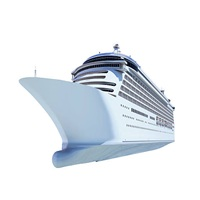
#> input picture gambar.jpg, 200 x 200 px
$ jupyter execute PCD_Assignment01.ipynb
#> lines starting #> are read from the running program, lines starting #| are printed output that depends on the picture
[cell 1]
from PIL import Image

[cell 2]
def load_image(path):
#> called with path = 'gambar.jpg'
    img = Image.open(path).convert("RGB")
#> img is the input picture: PIL image 200x200 RGB; mean R, G, B 229.1, 233.9, 238.6
    pixels = img.load()
    return img, pixels

[cell 3]
def downsample_max(img, new_w, new_h):
#> called with new_w = 100, new_h = 100
    w, h = img.size
#> w = 200; h = 200
    pixels = img.load()
    out = Image.new("RGB", (new_w, new_h))
#> out: PIL image 100x100 RGB; every value is 0
    out_pix = out.load()
    #scale
    scale_x = w / new_w
#> scale_x = 2
    scale_y = h / new_h
#> scale_y = 2

    for ny in range(new_h):
        for nx in range(new_w):
            x0 = int(nx * scale_x)
            y0 = int(ny * scale_y)
            x1 = int((nx + 1) * scale_x)
            y1 = int((ny + 1) * scale_y)

            r, g, b = 0, 0, 0
            max_val = [0, 0, 0]
            for yy in range(y0, min(y1, h)):
                for xx in range(x0, min(x1, w)):
                    pr, pg, pb = pixels[xx, yy]
                    max_val[0] = max(max_val[0], pr)
                    max_val[1] = max(max_val[1], pg)
                    max_val[2] = max(max_val[2], pb)
            out_pix[nx, ny] = tuple(max_val)
    return out

[cell 4]
def downsample_mean(img, new_w, new_h):
    w, h = img.size
    pixels = img.load()
    out = Image.new("RGB", (new_w, new_h))
    out_pix = out.load()
    #scale
    scale_x = w / new_w
    scale_y = h / new_h

    for ny in range(new_h):
        for nx in range(new_w):
            x0 = int(nx * scale_x)
            y0 = int(ny * scale_y)
            x1 = int((nx + 1) * scale_x)
            y1 = int((ny + 1) * scale_y)


            r, g, b, cnt = 0, 0, 0, 0
            for yy in range(y0, min(y1, h)):
                for xx in range(x0, min(x1, w)):
                    pr, pg, pb = pixels[xx, yy]
                    r += pr; g += pg; b += pb
                    cnt += 1
            if cnt > 0:
                r //= cnt; g //= cnt; b //= cnt
            out_pix[nx, ny] = (r, g, b)
    return out

[cell 5]
def downsample_median(img, new_w, new_h):
    w, h = img.size
    pixels = img.load()
    out = Image.new("RGB", (new_w, new_h))
    out_pix = out.load()

    #scale
    scale_x = w / new_w
    scale_y = h / new_h

    #pixel loop
    for ny in range(new_h):
        for nx in range(new_w):
            x0 = int(nx * scale_x)
            y0 = int(ny * scale_y)
            x1 = int((nx + 1) * scale_x)
            y1 = int((ny + 1) * scale_y)


            rlist, glist, blist = [], [], []
            for yy in range(y0, min(y1, h)):
                for xx in range(x0, min(x1, w)):
                    pr, pg, pb = pixels[xx, yy]
                    rlist.append(pr)
                    glist.append(pg)
                    blist.append(pb)

            if rlist:
                rlist.sort(); glist.sort(); blist.sort()
                mid = len(rlist)//2
                out_pix[nx, ny] = (rlist[mid], glist[mid], blist[mid])
    return out

[cell 6]
def upsample_nearest(img, new_w, new_h):
    w, h = img.size
    pixels = img.load()
    out = Image.new("RGB", (new_w, new_h))
    out_pix = out.load()

    #scale
    scale_x = w / new_w
    scale_y = h / new_h


    for ny in range(new_h):
        for nx in range(new_w):
            src_x = int(nx * scale_x)
            src_y = int(ny * scale_y)
            out_pix[nx, ny] = pixels[min(src_x, w-1), min(src_y, h-1)]
    return out

[cell 7]
def upsample_bilinear(img, new_w, new_h):
    w, h = img.size
    pixels = img.load()
    out = Image.new("RGB", (new_w, new_h))
    out_pix = out.load()

    #scale
    scale_x = w / new_w
    scale_y = h / new_h


    for ny in range(new_h):
        for nx in range(new_w):
            gx = nx * scale_x
            gy = ny * scale_y
            x0, y0 = int(gx), int(gy)
            x1, y1 = min(x0+1, w-1), min(y0+1, h-1)
            dx, dy = gx - x0, gy - y0


            c00 = pixels[x0, y0]
            c10 = pixels[x1, y0]
            c01 = pixels[x0, y1]
            c11 = pixels[x1, y1]


            r = int((c00[0]*(1-dx)*(1-dy) + c10[0]*dx*(1-dy) + c01[0]*(1-dx)*dy + c11[0]*dx*dy))
            g = int((c00[1]*(1-dx)*(1-dy) + c10[1]*dx*(1-dy) + c01[1]*(1-dx)*dy + c11[1]*dx*dy))
            b = int((c00[2]*(1-dx)*(1-dy) + c10[2]*dx*(1-dy) + c01[2]*(1-dx)*dy + c11[2]*dx*dy))
            out_pix[nx, ny] = (r, g, b)

    return out

[cell 8]
def cubic_weight(t):
    a = -0.5 # Catmull-Rom spline
    t = abs(t)
    if t <= 1:
        return (a+2)*t**3 - (a+3)*t**2 + 1
    elif t < 2:
        return a*t**3 - 5*a*t**2 + 8*a*t - 4*a
    return 0

[cell 9]
def upsample_bicubic(img, new_w, new_h):
    w, h = img.size
    pixels = img.load()
    out = Image.new("RGB", (new_w, new_h))
    out_pix = out.load()


    scale_x = w / new_w
    scale_y = h / new_h


    for ny in range(new_h):
        for nx in range(new_w):
            gx = nx * scale_x
            gy = ny * scale_y
            x_int, y_int = int(gx), int(gy)
            dx, dy = gx - x_int, gy - y_int


            r, g, b = 0.0, 0.0, 0.0
            total_w = 0.0
            for m in range(-1, 3):
                for n in range(-1, 3):
                    xm = min(max(x_int + m, 0), w-1)
                    yn = min(max(y_int + n, 0), h-1)
                    wm = cubic_weight(m - dx)
                    wn = cubic_weight(dy - n)
                    wght = wm * wn
                    pr, pg, pb = pixels[xm, yn]
                    r += pr * wght
                    g += pg * wght
                    b += pb * wght
                    total_w += wght
            if total_w != 0:
                r /= total_w; g /= total_w; b /= total_w
                out_pix[nx, ny] = (int(r), int(g), int(b))
    return out

[cell 10]
#main  program
img, _ = load_image("gambar.jpg")
#img, new widt
small_max = downsample_max(img, 100, 100)
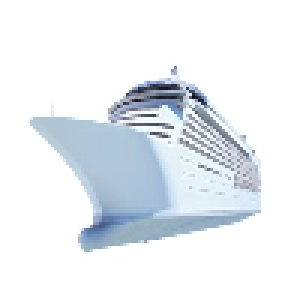
#> small_max: PIL image 100x100 RGB (shown 3 times larger); mean R, G, B 233.5, 238.2, 242.8
small_mean = downsample_mean(img, 100, 100)
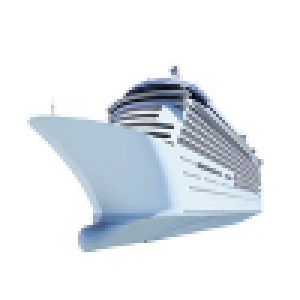
#> small_mean: PIL image 100x100 RGB (shown 3 times larger); mean R, G, B 228.9, 233.7, 238.5
small_med = downsample_median(img, 100, 100)
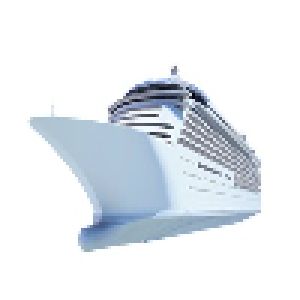
#> small_med: PIL image 100x100 RGB (shown 3 times larger); mean R, G, B 231, 235.8, 240.5
#
up_near = upsample_nearest(small_mean, 300, 300)
#> in upsample_nearest, `out = Image.new("RGB", (new_w, new_h))`: out: PIL image 300x300 RGB; every value is 0
up_bilin = upsample_bilinear(small_mean, 300, 300)
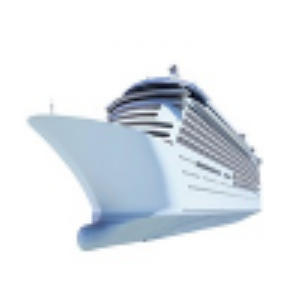
#> up_bilin: PIL image 300x300 RGB; mean R, G, B 228.7, 233.5, 238.3
up_bicub = upsample_bicubic(small_mean, 300, 300)
#
